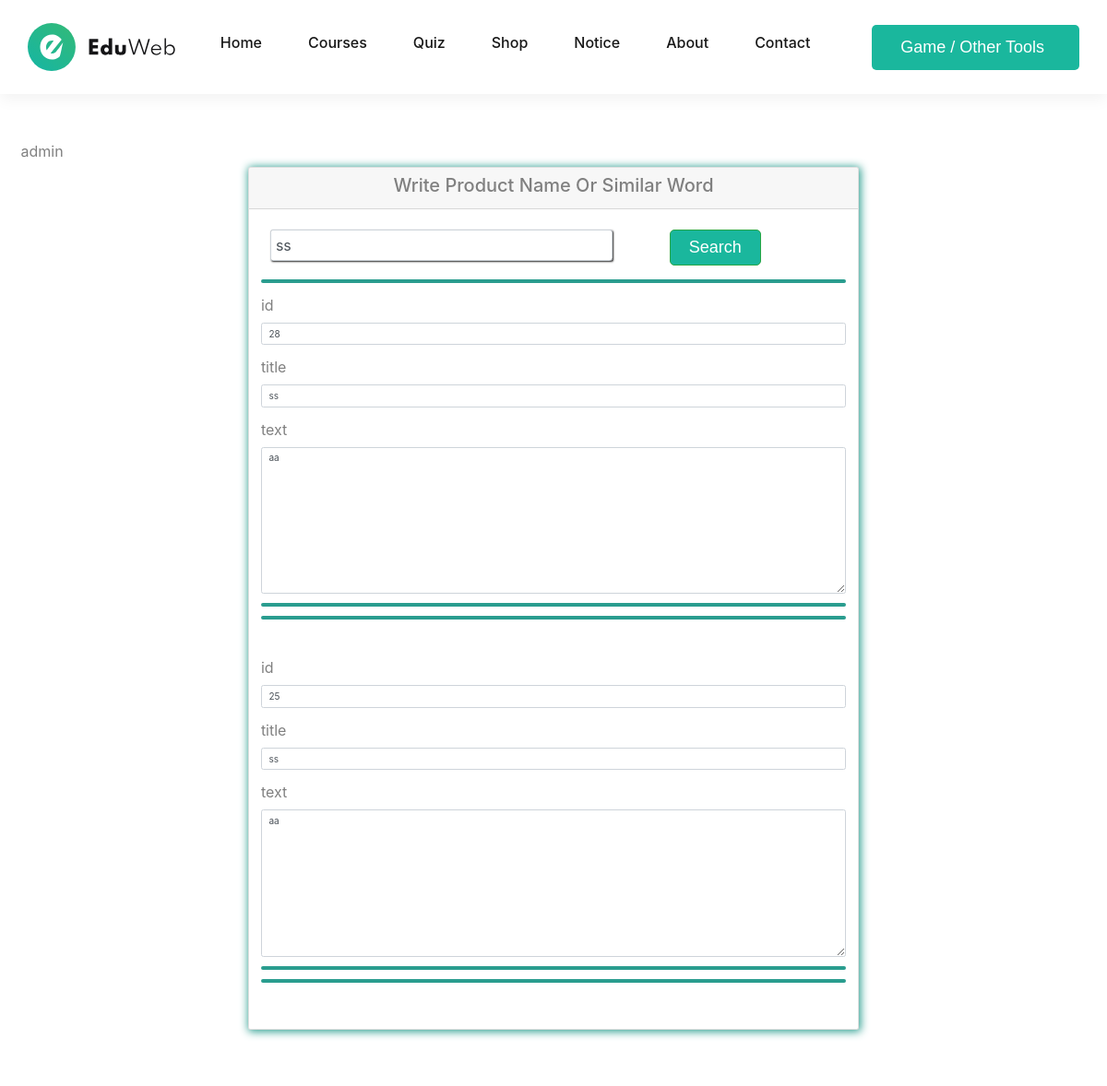
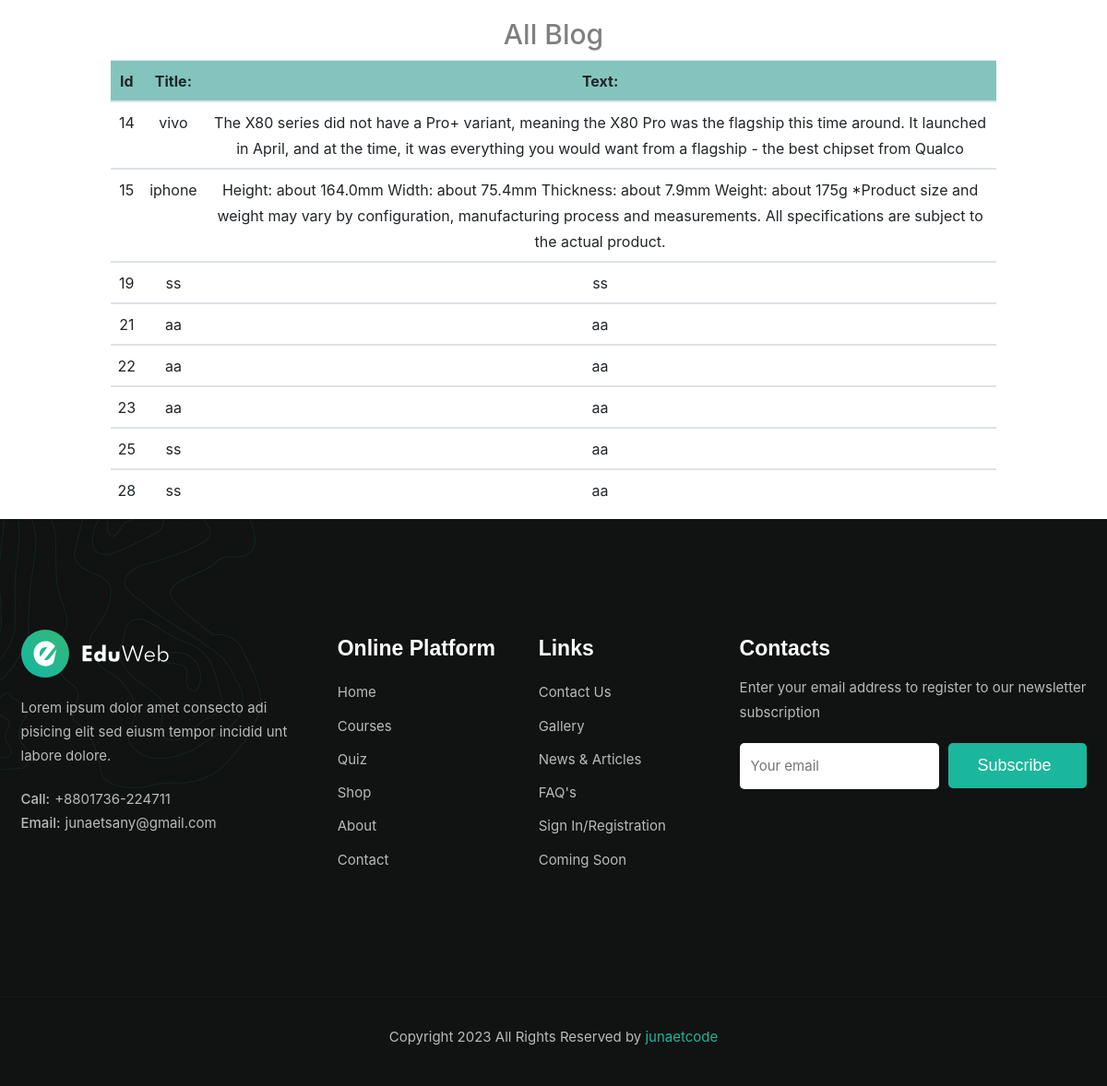
/notice/notice.php?stud_id=ss, run on the app's committed database (2 pictures, top to bottom).
### tables this page shows
CREATE TABLE `blog` (
  `id` int(11) NOT NULL,
  `title` varchar(50) DEFAULT NULL,
  `texts` varchar(500) DEFAULT NULL
);

### notice/notice.php (the view, shortened to what this page needs)
<?php
include_once '../database.php';
$result = mysqli_query($conn,"SELECT * FROM blog");
?>
<!DOCTYPE html>
<html lang="en">
<head>
    <link rel="stylesheet" href="https://stackpath.bootstrapcdn.com/bootstrap/4.4.1/css/bootstrap.min.css">
    <link rel="stylesheet" href=".././assets/css/style.css">
</head>
<body>
  <header class="header" data-header>
    <div class="container">
      <a href="../index.html" class="logo">
        <img src="../assets/images/logo.svg" width="162" height="50" alt="EduWeb logo">
      </a>
      <nav class="navbar" data-navbar>
        <ul class="navbar-list">
          <li class="navbar-item">
            <a href="../index.html" class="navbar-link" data-nav-link>Home</a>
          </li>
          <li class="navbar-item">
            <a href="../course.html" class="navbar-link" data-nav-link>Courses</a>
          </li>
          <li class="navbar-item">
            <a href="../quiz_page.html" class="navbar-link" data-nav-link>Quiz</a>
          </li>
          <li class="navbar-item">
            <a href="../stor.html" class="navbar-link" data-nav-link>Shop</a>
          </li>
          <li class="navbar-item">
            <a href="../notice/notice.php" class="navbar-link" data-nav-link>Notice</a>
          </li>
          <li class="navbar-item">
            <a href="../about.html" class="navbar-link" data-nav-link>About</a>
          </li>
          <li class="navbar-item">
            <a href="../contact/contact.html" class="navbar-link" data-nav-link>Contact</a>
          </li>
        </ul>
      </nav>
      <div class="header-actions">
        <a href="../tool.html" class="btn has-before">
          <span class="span">Game / Other Tools</span>
        </a>
      </div>
    </div>
  </header>
  <div  class="container margin_top">
    <a href="notice_admin.php">admin</a>
        <div class="row justify-content-center">
            <div class="col-md-7">
                <div style="box-shadow: 1px 1px 10px 1px #2a9d8f;" class="card mt-1">
                    <div class="card-header text-center">
                        <h4 style="text-transform: capitalize;font-size: 20px;">write product name or similar word</h4>
                    </div>
                    <div class="card-body">
                        <form action="" method="GET">
                            <div class="row">
                                <div class="col-md-8">
                                    <input type="text" name="stud_id" value="<?php if(isset($_GET['stud_id'])){echo $_GET['stud_id'];} ?>" class="form-control search_in">
                                </div>
                                <div class="col-md-4">
                                    <button  type="submit" class="btn btn-success mt-3 search_btn">Search</button>
                                </div>
                            </div>
                        </form>
                        <div class="row">
                            <div class="col-md-12">
                                <hr>
                                <?php
                                    $con = mysqli_connect("localhost","root","","web");
                                    if(isset($_GET['stud_id']))
                                    {
                                        $stud_id = $_GET['stud_id'];
                                        $query = "select * from blog where title like '%$stud_id%' ORDER BY id DESC LIMIT 2";
                                        $query_run = mysqli_query($con, $query);
                                        if(mysqli_num_rows($query_run) > 0)
                                        {
                                            foreach($query_run as $row)
                                            {
                                                ?>
                                                <div class="form-group mb-3">
                                                    <label for="">id</label>
                                                    <input type="text" value="<?= $row['id']; ?>" class="form-control">
                                                </div>
                                                <div class="form-group mb-3">
                                                    <label for="">title</label>
                                                    <input type="text" value="<?= $row['title']; ?>" class="form-control">
                                                </div>
                                                <div class="form-group mb-3">
                                                    <label for="">text</label>
                                                    <textarea value="<?= $row['texts']; ?>" class="form-control" name="" id="" cols="30" rows="10"><?= $row['texts']; ?></textarea>
                                                </div>
                                                <hr><hr><br>
                                                <?php
                                            }
                                        }
                                        else
                                        {
                                            echo "No Record Found";
                                        }
                                    }
                                ?>
                            </div>
                        </div>
                    </div>
                </div>
            </div>
        </div>
    </div>
    <div class="boxx">
    <div class="conteiner">
    <h1 style="font-size:30px; text-align: center;padding-top: 50px;" class="mt-5 mb-3">All Blog</h1>
    <?php
if (mysqli_num_rows($result) > 0) {
?>
<div style="width: 80%;margin: auto;">
<table class="table table-hover text-center ">
  <thead class=" table-striped">
    <tr style="background-color:#83c5be">
      <th scope="col">Id</th>
      <th scope="col">Title:</th>
      <th scope="col">Text:</th>
    </tr>
  </thead>
  <?php
			while($row = mysqli_fetch_array($result)) {
			?>
  <tbody>
  <tr>
	    <td><?php echo $row["id"]; ?></td>
		<td><?php echo $row["title"]; ?></td>
		<td><?php echo $row["texts"]; ?></td>
      </tr>
			<?php
			}
			?>
  </tbody>
</table>
</div>
<?php
}
else
{
    echo "No result found";
}
?>
</div>
</div>
  <footer class="footer" style="background-image: url('../assets/images/footer-bg.png')">
    <div class="footer-top section">
      <div class="container grid-list">
        <div class="footer-brand">
          <a href="#" class="logo">
            <img src="../assets/images/logo-light.svg" width="162" height="50" alt="EduWeb logo">
          </a>
          <p class="footer-brand-text">
            Lorem ipsum dolor amet consecto adi pisicing elit sed eiusm tempor incidid unt labore dolore.
          </p>
          <div class="wrapper">
            <span class="span">Call:</span>
            <a href="tel:+011234567890" class="footer-link">+8801736-224711</a>
          </div>
          <div class="wrapper">
            <span class="span">Email:</span>
            <a href="mailto:info@eduweb.com" class="footer-link">junaetsany@gmail.com</a>
          </div>
        </div>
        <ul class="footer-list">
          <li>
            <p class="footer-list-title">Online Platform</p>
          </li>
          <li>
            <a href="../index.html" class="footer-link">Home</a>
          </li>
          <li>
            <a href="../course.html" class="footer-link">Courses</a>
          </li>
          <li>
            <a href="../quiz_page.html" class="footer-link">Quiz</a>
          </li>
          <li>
            <a href="../stor.html" class="footer-link">Shop</a>
          </li>
          <li>
            <a href="../about.html" class="footer-link">About</a>
          </li>
          <li>
            <a href="../contact/contact.html" class="footer-link">Contact</a>
          </li>
        </ul>
        <ul class="footer-list">
          <li>
            <p class="footer-list-title">Links</p>
          </li>
          <li>
            <a href="#" class="footer-link">Contact Us</a>
          </li>
          <li>
            <a href="#" class="footer-link">Gallery</a>
          </li>
          <li>
            <a href="#" class="footer-link">News & Articles</a>
          </li>
          <li>
            <a href="#" class="footer-link">FAQ's</a>
          </li>
          <li>
            <a href="#" class="footer-link">Sign In/Registration</a>
          </li>
          <li>
            <a href="#" class="footer-link">Coming Soon</a>
          </li>
        </ul>
        <div class="footer-list">
          <p class="footer-list-title">Contacts</p>
          <p class="footer-list-text">
            Enter your email address to register to our newsletter subscription
          </p>
          <form action="" class="newsletter-form">
            <input type="email" name="email_address" placeholder="Your email" required class="input-field">
            <button type="submit" class="btn has-before">
              <span class="span">Subscribe</span>
            </button>
          </form>
        </div>
      </div>
    </div>
    <div class="footer-bottom">
      <div class="container">
        <p class="copyright">
          Copyright 2023 All Rights Reserved by <a href="#" class="copyright-link">junaetcode</a>
        </p>
      </div>
    </div>
  </footer>
</body>
</html>

### notice/notice.php (style rules this page uses)
hr { border: 2px solid #2a9d8f; border-radius: 5px; }
.margin_top { margin-top:150px; }
.search_btn { padding: 5px 20px; }
.search_in { margin: 10px; display: block; text-align:left; font-size: 50px; padding: 15px 5px; width: 90%; font-size: 16px; box-shadow: 1px 1px 2px #262626; }

### data on the page
blog: id "28", title "ss", texts "aa"
blog: id "25", title "ss", texts "aa"
blog: id "14", title "vivo", texts "The X80 series did not have a Pro+ variant, meaning the X80 Pro was the flagship this time around. It launched in April, and at the time, it was everything you would want from a flagship - the best chipset from Qualco"
blog: id "15", title "iphone", texts "Height: about 164.0mm Width: about 75.4mm Thickness: about 7.9mm Weight: about 175g *Product size and weight may vary by configuration, manufacturing process and measurements. All specifications are subject to the actual product."
blog: id "19", title "ss", texts "ss"
blog: id "21", title "aa", texts "aa"
blog: id "22", title "aa", texts "aa"
blog: id "23", title "aa", texts "aa"
